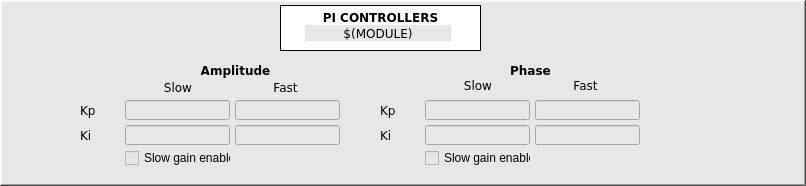
   <widget class="caFrame" name="caframe_8">
    <property name="geometry">
     <rect>
      <x>5</x>
      <y>360</y>
      <width>806</width>
      <height>186</height>
     </rect>
    </property>
    <property name="font">
     <font>
      <family>DejaVu Sans</family>
     </font>
    </property>
    <property name="styleSheet">
     <string notr="true">background-color: rgb(231, 231, 231);</string>
    </property>
    <property name="frameShape">
     <enum>QFrame::WinPanel</enum>
    </property>
    <property name="frameShadow">
     <enum>QFrame::Raised</enum>
    </property>
    <property name="lineWidth">
     <number>1</number>
    </property>
    <property name="midLineWidth">
     <number>1</number>
    </property>
    <property name="background">
     <color>
      <red>0</red>
      <green>0</green>
      <blue>0</blue>
     </color>
    </property>
    <property name="backgroundMode">
     <enum>caFrame::Filled</enum>
    </property>
    <widget class="QLabel" name="label_34">
     <property name="geometry">
      <rect>
       <x>280</x>
       <y>5</y>
       <width>201</width>
       <height>46</height>
      </rect>
     </property>
     <property name="font">
      <font>
       <family>DejaVu Sans</family>
       <weight>75</weight>
       <bold>true</bold>
      </font>
     </property>
     <property name="styleSheet">
      <string notr="true">background-color: rgb(255, 255, 255);</string>
     </property>
     <property name="frameShape">
      <enum>QFrame::Box</enum>
     </property>
     <property name="text">
      <string>PI CONTROLLERS</string>
     </property>
     <property name="alignment">
      <set>Qt::AlignHCenter|Qt::AlignTop</set>
     </property>
    </widget>
    <widget class="caLabel" name="calabel_5">
     <property name="geometry">
      <rect>
       <x>305</x>
       <y>25</y>
       <width>146</width>
       <height>16</height>
      </rect>
     </property>
     <property name="font">
      <font>
       <family>DejaVu Sans</family>
       <pointsize>9</pointsize>
      </font>
     </property>
     <property name="text">
      <string>$(MODULE)</string>
     </property>
     <property name="alignment">
      <set>Qt::AlignCenter</set>
     </property>
     <property name="background">
      <color>
       <red>255</red>
       <green>255</green>
       <blue>255</blue>
      </color>
     </property>
    </widget>
    <widget class="QLabel" name="label_97">
     <property name="geometry">
      <rect>
       <x>470</x>
       <y>60</y>
       <width>121</width>
       <height>20</height>
      </rect>
     </property>
     <property name="font">
      <font>
       <family>DejaVu Sans</family>
       <pointsize>9</pointsize>
       <weight>75</weight>
       <bold>true</bold>
      </font>
     </property>
     <property name="text">
      <string>Phase</string>
     </property>
     <property name="alignment">
      <set>Qt::AlignCenter</set>
     </property>
    </widget>
    <widget class="caTextEntry" name="catextentry_54">
     <property name="geometry">
      <rect>
       <x>125</x>
       <y>100</y>
       <width>105</width>
       <height>20</height>
      </rect>
     </property>
     <property name="sizePolicy">
      <sizepolicy hsizetype="Expanding" vsizetype="Expanding">
       <horstretch>0</horstretch>
       <verstretch>0</verstretch>
      </sizepolicy>
     </property>
     <property name="alignment">
      <set>Qt::AlignRight|Qt::AlignTrailing|Qt::AlignVCenter</set>
     </property>
     <property name="channel" stdset="0">
      <string notr="true">$(MODULE):dsp:pi_amp:slow_kp</string>
     </property>
     <property name="foreground">
      <color>
       <red>170</red>
       <green>0</green>
       <blue>0</blue>
      </color>
     </property>
     <property name="background">
      <color>
       <red>255</red>
       <green>255</green>
       <blue>127</blue>
      </color>
     </property>
     <property name="colorMode">
      <enum>caLineEdit::Static</enum>
     </property>
     <property name="precision">
      <number>0</number>
     </property>
     <property name="precisionMode">
      <enum>caLineEdit::User</enum>
     </property>
    </widget>
    <widget class="caToggleButton" name="catogglebutton_2">
     <property name="geometry">
      <rect>
       <x>425</x>
       <y>150</y>
       <width>106</width>
       <height>16</height>
      </rect>
     </property>
     <property name="text">
      <string>Slow gain enabled</string>
     </property>
     <property name="channel" stdset="0">
      <string notr="true">$(MODULE):dsp:pi_ph:slow_gain_enabled</string>
     </property>
     <property name="background">
      <color alpha="0">
       <red>200</red>
       <green>200</green>
       <blue>200</blue>
      </color>
     </property>
     <property name="colorMode">
      <enum>caToggleButton::Default</enum>
     </property>
    </widget>
    <widget class="caTextEntry" name="catextentry_60">
     <property name="geometry">
      <rect>
       <x>425</x>
       <y>125</y>
       <width>105</width>
       <height>20</height>
      </rect>
     </property>
     <property name="sizePolicy">
      <sizepolicy hsizetype="Expanding" vsizetype="Expanding">
       <horstretch>0</horstretch>
       <verstretch>0</verstretch>
      </sizepolicy>
     </property>
     <property name="alignment">
      <set>Qt::AlignRight|Qt::AlignTrailing|Qt::AlignVCenter</set>
     </property>
     <property name="channel" stdset="0">
      <string notr="true">$(MODULE):dsp:pi_ph:slow_ki</string>
     </property>
     <property name="foreground">
      <color>
       <red>170</red>
       <green>0</green>
       <blue>0</blue>
      </color>
     </property>
     <property name="background">
      <color>
       <red>255</red>
       <green>255</green>
       <blue>127</blue>
      </color>
     </property>
     <property name="colorMode">
      <enum>caLineEdit::Static</enum>
     </property>
     <property name="precision">
      <number>0</number>
     </property>
     <property name="precisionMode">
      <enum>caLineEdit::User</enum>
     </property>
    </widget>
    <widget class="caToggleButton" name="catogglebutton">
     <property name="geometry">
      <rect>
       <x>125</x>
       <y>150</y>
       <width>106</width>
       <height>16</height>
      </rect>
     </property>
     <property name="text">
      <string>Slow gain enabled</string>
     </property>
     <property name="channel" stdset="0">
      <string notr="true">$(MODULE):dsp:pi_amp:slow_gain_enabled</string>
     </property>
    </widget>
    <widget class="QLabel" name="label_91">
     <property name="geometry">
      <rect>
       <x>235</x>
       <y>79</y>
       <width>101</width>
       <height>16</height>
      </rect>
     </property>
     <property name="font">
      <font>
       <family>DejaVu Sans</family>
       <pointsize>9</pointsize>
      </font>
     </property>
     <property name="text">
      <string>Fast</string>
     </property>
     <property name="alignment">
      <set>Qt::AlignCenter</set>
     </property>
    </widget>
    <widget class="caTextEntry" name="catextentry_57">
     <property name="geometry">
      <rect>
       <x>425</x>
       <y>100</y>
       <width>105</width>
       <height>20</height>
      </rect>
     </property>
     <property name="sizePolicy">
      <sizepolicy hsizetype="Expanding" vsizetype="Expanding">
       <horstretch>0</horstretch>
       <verstretch>0</verstretch>
      </sizepolicy>
     </property>
     <property name="alignment">
      <set>Qt::AlignRight|Qt::AlignTrailing|Qt::AlignVCenter</set>
     </property>
     <property name="channel" stdset="0">
      <string notr="true">$(MODULE):dsp:pi_ph:slow_kp</string>
     </property>
     <property name="foreground">
      <color>
       <red>170</red>
       <green>0</green>
       <blue>0</blue>
      </color>
     </property>
     <property name="background">
      <color>
       <red>255</red>
       <green>255</green>
       <blue>127</blue>
      </color>
     </property>
     <property name="colorMode">
      <enum>caLineEdit::Static</enum>
     </property>
     <property name="precision">
      <number>0</number>
     </property>
     <property name="precisionMode">
      <enum>caLineEdit::User</enum>
     </property>
    </widget>
    <widget class="QLabel" name="label_88">
     <property name="geometry">
      <rect>
       <x>80</x>
       <y>100</y>
       <width>41</width>
       <height>20</height>
      </rect>
     </property>
     <property name="font">
      <font>
       <family>DejaVu Sans</family>
       <pointsize>9</pointsize>
      </font>
     </property>
     <property name="text">
      <string>Kp</string>
     </property>
     <property name="alignment">
      <set>Qt::AlignLeading|Qt::AlignLeft|Qt::AlignVCenter</set>
     </property>
    </widget>
    <widget class="caTextEntry" name="catextentry_58">
     <property name="geometry">
      <rect>
       <x>535</x>
       <y>125</y>
       <width>105</width>
       <height>20</height>
      </rect>
     </property>
     <property name="sizePolicy">
      <sizepolicy hsizetype="Expanding" vsizetype="Expanding">
       <horstretch>0</horstretch>
       <verstretch>0</verstretch>
      </sizepolicy>
     </property>
     <property name="alignment">
      <set>Qt::AlignRight|Qt::AlignTrailing|Qt::AlignVCenter</set>
     </property>
     <property name="channel" stdset="0">
      <string notr="true">$(MODULE):dsp:pi_ph:fast_ki</string>
     </property>
     <property name="foreground">
      <color>
       <red>170</red>
       <green>0</green>
       <blue>0</blue>
      </color>
     </property>
     <property name="background">
      <color>
       <red>255</red>
       <green>255</green>
       <blue>127</blue>
      </color>
     </property>
     <property name="colorMode">
      <enum>caLineEdit::Static</enum>
     </property>
     <property name="precision">
      <number>0</number>
     </property>
     <property name="precisionMode">
      <enum>caLineEdit::User</enum>
     </property>
    </widget>
    <widget class="caTextEntry" name="catextentry_56">
     <property name="geometry">
      <rect>
       <x>235</x>
       <y>125</y>
       <width>105</width>
       <height>20</height>
      </rect>
     </property>
     <property name="sizePolicy">
      <sizepolicy hsizetype="Expanding" vsizetype="Expanding">
       <horstretch>0</horstretch>
       <verstretch>0</verstretch>
      </sizepolicy>
     </property>
     <property name="alignment">
      <set>Qt::AlignRight|Qt::AlignTrailing|Qt::AlignVCenter</set>
     </property>
     <property name="channel" stdset="0">
      <string notr="true">$(MODULE):dsp:pi_amp:fast_ki</string>
     </property>
     <property name="foreground">
      <color>
       <red>170</red>
       <green>0</green>
       <blue>0</blue>
      </color>
     </property>
     <property name="background">
      <color>
       <red>255</red>
       <green>255</green>
       <blue>127</blue>
      </color>
     </property>
     <property name="colorMode">
      <enum>caLineEdit::Static</enum>
     </property>
     <property name="precision">
      <number>0</number>
     </property>
     <property name="precisionMode">
      <enum>caLineEdit::User</enum>
     </property>
    </widget>
    <widget class="QLabel" name="label_95">
     <property name="geometry">
      <rect>
       <x>535</x>
       <y>75</y>
       <width>101</width>
       <height>20</height>
      </rect>
     </property>
     <property name="font">
      <font>
       <family>DejaVu Sans</family>
       <pointsize>9</pointsize>
      </font>
     </property>
     <property name="text">
      <string>Fast</string>
     </property>
     <property name="alignment">
      <set>Qt::AlignCenter</set>
     </property>
    </widget>
    <widget class="QLabel" name="label_90">
     <property name="geometry">
      <rect>
       <x>125</x>
       <y>79</y>
       <width>106</width>
       <height>16</height>
      </rect>
     </property>
     <property name="font">
      <font>
       <family>DejaVu Sans</family>
       <pointsize>9</pointsize>
      </font>
     </property>
     <property name="text">
      <string>Slow</string>
     </property>
     <property name="alignment">
      <set>Qt::AlignCenter</set>
     </property>
    </widget>
    <widget class="QLabel" name="label_93">
     <property name="geometry">
      <rect>
       <x>425</x>
       <y>75</y>
       <width>106</width>
       <height>20</height>
      </rect>
     </property>
     <property name="font">
      <font>
       <family>DejaVu Sans</family>
       <pointsize>9</pointsize>
      </font>
     </property>
     <property name="text">
      <string>Slow</string>
     </property>
     <property name="alignment">
      <set>Qt::AlignCenter</set>
     </property>
    </widget>
    <widget class="caTextEntry" name="catextentry_55">
     <property name="geometry">
      <rect>
       <x>235</x>
       <y>100</y>
       <width>105</width>
       <height>20</height>
      </rect>
     </property>
     <property name="sizePolicy">
      <sizepolicy hsizetype="Expanding" vsizetype="Expanding">
       <horstretch>0</horstretch>
       <verstretch>0</verstretch>
      </sizepolicy>
     </property>
     <property name="alignment">
      <set>Qt::AlignRight|Qt::AlignTrailing|Qt::AlignVCenter</set>
     </property>
     <property name="channel" stdset="0">
      <string notr="true">$(MODULE):dsp:pi_amp:fast_kp</string>
     </property>
     <property name="foreground">
      <color>
       <red>170</red>
       <green>0</green>
       <blue>0</blue>
      </color>
     </property>
     <property name="background">
      <color>
       <red>255</red>
       <green>255</green>
       <blue>127</blue>
      </color>
     </property>
     <property name="colorMode">
      <enum>caLineEdit::Static</enum>
     </property>
     <property name="precision">
      <number>0</number>
     </property>
     <property name="precisionMode">
      <enum>caLineEdit::User</enum>
     </property>
    </widget>
    <widget class="QLabel" name="label_92">
     <property name="geometry">
      <rect>
       <x>380</x>
       <y>100</y>
       <width>41</width>
       <height>20</height>
      </rect>
     </property>
     <property name="font">
      <font>
       <family>DejaVu Sans</family>
       <pointsize>9</pointsize>
      </font>
     </property>
     <property name="text">
      <string>Kp</string>
     </property>
     <property name="alignment">
      <set>Qt::AlignLeading|Qt::AlignLeft|Qt::AlignVCenter</set>
     </property>
    </widget>
    <widget class="QLabel" name="label_96">
     <property name="geometry">
      <rect>
       <x>175</x>
       <y>60</y>
       <width>121</width>
       <height>20</height>
      </rect>
     </property>
     <property name="font">
      <font>
       <family>DejaVu Sans</family>
       <pointsize>9</pointsize>
       <weight>75</weight>
       <bold>true</bold>
      </font>
     </property>
     <property name="text">
      <string>Amplitude</string>
     </property>
     <property name="alignment">
      <set>Qt::AlignCenter</set>
     </property>
    </widget>
    <widget class="caTextEntry" name="catextentry_59">
     <property name="geometry">
      <rect>
       <x>535</x>
       <y>100</y>
       <width>105</width>
       <height>20</height>
      </rect>
     </property>
     <property name="sizePolicy">
      <sizepolicy hsizetype="Expanding" vsizetype="Expanding">
       <horstretch>0</horstretch>
       <verstretch>0</verstretch>
      </sizepolicy>
     </property>
     <property name="alignment">
      <set>Qt::AlignRight|Qt::AlignTrailing|Qt::AlignVCenter</set>
     </property>
     <property name="channel" stdset="0">
      <string notr="true">$(MODULE):dsp:pi_ph:fast_kp</string>
     </property>
     <property name="foreground">
      <color>
       <red>170</red>
       <green>0</green>
       <blue>0</blue>
      </color>
     </property>
     <property name="background">
      <color>
       <red>255</red>
       <green>255</green>
       <blue>127</blue>
      </color>
     </property>
     <property name="colorMode">
      <enum>caLineEdit::Static</enum>
     </property>
     <property name="precision">
      <number>0</number>
     </property>
     <property name="precisionMode">
      <enum>caLineEdit::User</enum>
     </property>
    </widget>
    <widget class="caTextEntry" name="catextentry_53">
     <property name="geometry">
      <rect>
       <x>125</x>
       <y>125</y>
       <width>105</width>
       <height>20</height>
      </rect>
     </property>
     <property name="sizePolicy">
      <sizepolicy hsizetype="Expanding" vsizetype="Expanding">
       <horstretch>0</horstretch>
       <verstretch>0</verstretch>
      </sizepolicy>
     </property>
     <property name="alignment">
      <set>Qt::AlignRight|Qt::AlignTrailing|Qt::AlignVCenter</set>
     </property>
     <property name="channel" stdset="0">
      <string notr="true">$(MODULE):dsp:pi_amp:slow_ki</string>
     </property>
     <property name="foreground">
      <color>
       <red>170</red>
       <green>0</green>
       <blue>0</blue>
      </color>
     </property>
     <property name="background">
      <color>
       <red>255</red>
       <green>255</green>
       <blue>127</blue>
      </color>
     </property>
     <property name="colorMode">
      <enum>caLineEdit::Static</enum>
     </property>
     <property name="precision">
      <number>0</number>
     </property>
     <property name="precisionMode">
      <enum>caLineEdit::User</enum>
     </property>
    </widget>
    <widget class="QLabel" name="label_89">
     <property name="geometry">
      <rect>
       <x>80</x>
       <y>125</y>
       <width>41</width>
       <height>20</height>
      </rect>
     </property>
     <property name="font">
      <font>
       <family>DejaVu Sans</family>
       <pointsize>9</pointsize>
      </font>
     </property>
     <property name="text">
      <string>Ki</string>
     </property>
     <property name="alignment">
      <set>Qt::AlignLeading|Qt::AlignLeft|Qt::AlignVCenter</set>
     </property>
    </widget>
    <widget class="QLabel" name="label_94">
     <property name="geometry">
      <rect>
       <x>380</x>
       <y>125</y>
       <width>41</width>
       <height>20</height>
      </rect>
     </property>
     <property name="font">
      <font>
       <family>DejaVu Sans</family>
       <pointsize>9</pointsize>
      </font>
     </property>
     <property name="text">
      <string>Ki</string>
     </property>
     <property name="alignment">
      <set>Qt::AlignLeading|Qt::AlignLeft|Qt::AlignVCenter</set>
     </property>
    </widget>
   </widget>
